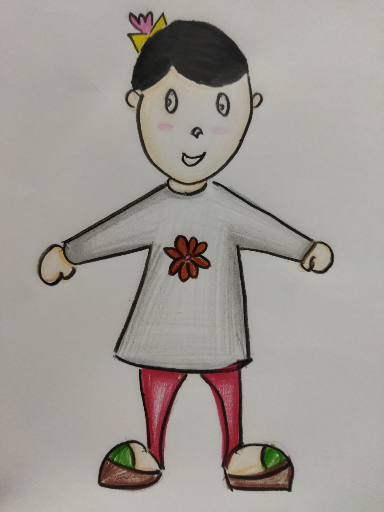
#> input picture 0a0a61d5a0e043cc8def74e629f1d465.png, 384 x 512 px, found by its file name
$ python ChanVaseSegmentation.py
#> lines starting #> are read from the running program, lines starting #| are printed output that depends on the picture
# #  Not Working
# Done by detecting object boundaries. Partition an image into regions with homogeneous
# intensities while maintaining smooth boundaries between the regions.
# Successful use of the Chan-Vese algorithm depends on proper parameter tuning,
# including the values of alpha, beta, and gamma.
# Best for those with clear object boundaries and relatively homogeneous regions.
#initial contour, which can be a simple shape (e.g., a circle) or a more complex shape (e.g., a polygon).
# Compute the average intensities inside and outside the contour
# Regularization term penalizes complex contour shapes and encourages smoothness
import numpy as np
import matplotlib.pyplot as plt
from skimage import data, color, morphology, segmentation
from skimage.io import imread
from skimage.segmentation import active_contour

# Read the image
image_path = 'Segmentations/0a0a61d5a0e043cc8def74e629f1d465.png'  # Replace with your image path
image = imread(image_path)
#> image is the input picture: shape (512, 384, 3); mean R, G, B 159.3, 154, 148.4
image_gray = color.rgb2gray(image)
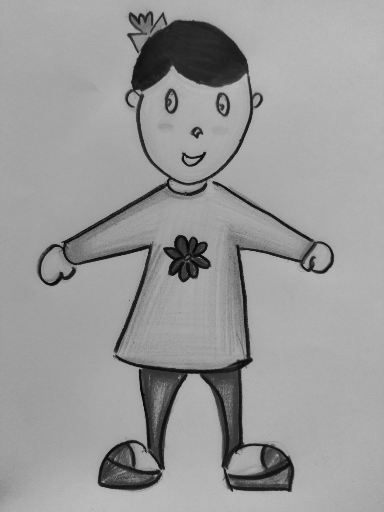
#> image_gray: shape (512, 384) float64; min 0.0249, max 0.744, mean 0.607

# Create an initial contour
s = np.linspace(0, 2*np.pi, 400)
r = 150 + 20*np.sin(s)
c = 250 + 40*np.cos(s)
init_contour = np.array([r, c]).T

# Perform active contour segmentation
snake = active_contour(image_gray, init_contour, alpha=0.01, beta=1, gamma=0.001)
#> snake = 400 pairs, first value 115.2 to 169.4, second value 211.4 to 287

# Display the results
fig, ax = plt.subplots(figsize=(7, 7))
ax.imshow(image, cmap=plt.cm.gray)
ax.plot(init_contour[:, 1], init_contour[:, 0], '--r', lw=3)
ax.plot(snake[:, 1], snake[:, 0], '-b', lw=3)
ax.set_xticks([]), ax.set_yticks([])
ax.axis([0, image.shape[1], image.shape[0], 0])

plt.show()
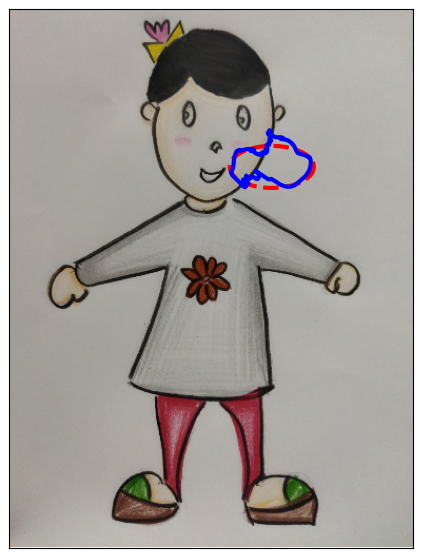
#> figure drawn by matplotlib, 1 panel

$ run again, with 8a0a32cd8e74421bb4e7076cde64ee60.png copied over 0a0a61d5a0e043cc8def74e629f1d465.png
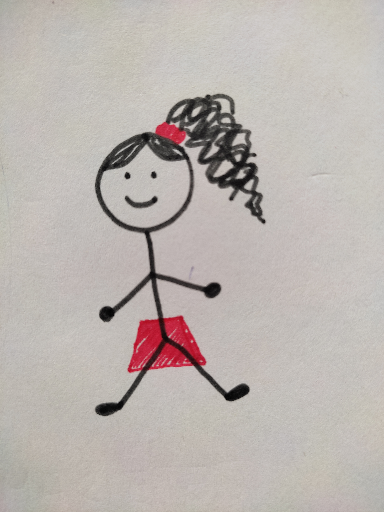
#> input picture 8a0a32cd8e74421bb4e7076cde64ee60.png, 384 x 512 px, found by its file name
#> image is the input picture: shape (512, 384, 3); mean R, G, B 187.2, 180, 175.7
#> snake = 400 pairs, first value 128 to 172.9, second value 210 to 286
#> `plt.show()`:
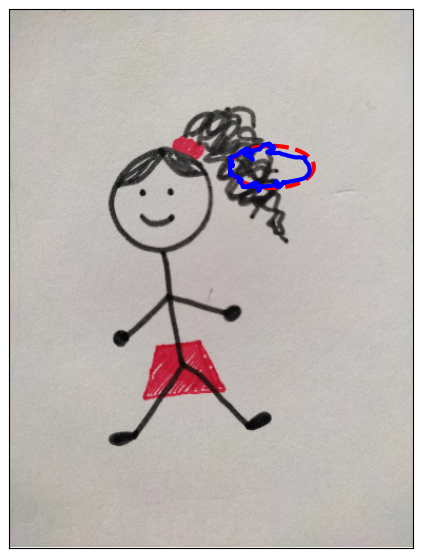
#> figure drawn by matplotlib, 1 panel
